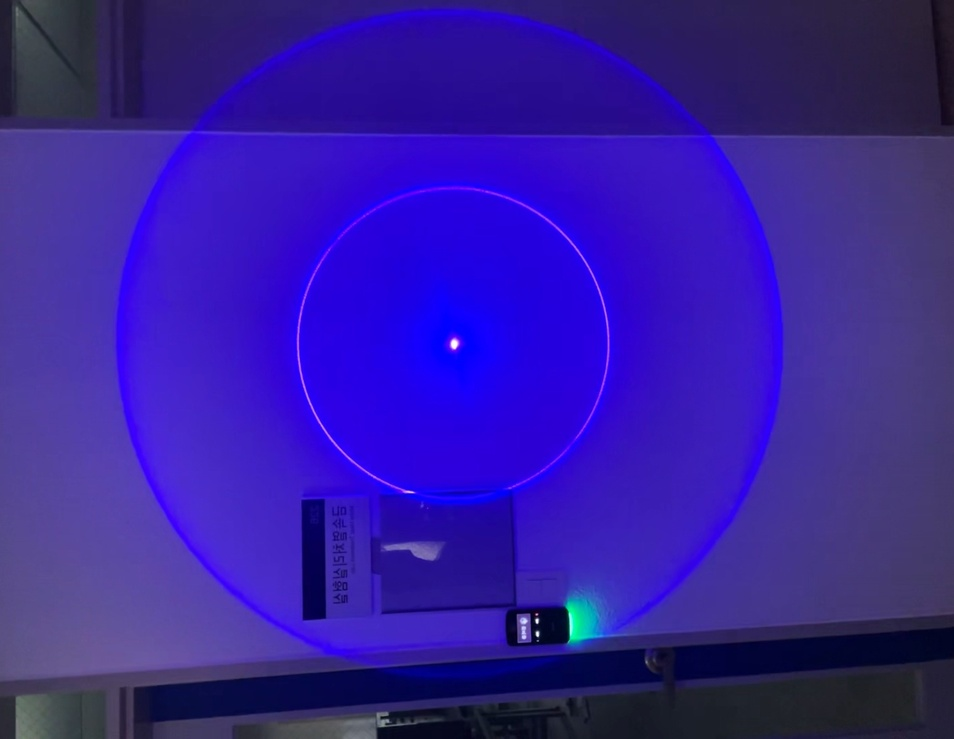
#> input picture output_folder/augmented_0_11.jpg, 954 x 739 px, shrunk from 1522 x 1179 before the run; its folder holds only this picture in this run
$ jupyter execute test1022.ipynb
#> lines starting #> are read from the running program, lines starting #| are printed output that depends on the picture; after the words box and inside, x2 and y2 are one past the last pixel; in counts of white or black regions, pixels touching at a corner belong together
#> in process_images, img is the input picture: shape (739, 954, 3); mean B, G, R 155.9, 31, 53.6
[cell 1]
import cv2 as cv
import numpy as np
import glob
import matplotlib.pyplot as plt

[cell 2]
# 보라색 원이 포함된 augmentation된 이미지들의 경로 설정
image_folder = 'output_folder/*.jpg'
image_paths = glob.glob(image_folder)

[cell 3]
# 보라색 범위를 자동으로 탐지하기 위한 함수
def auto_detect_purple(image):
    hsv_image = cv.cvtColor(image, cv.COLOR_BGR2HSV)
#> hsv_image: shape (739, 954, 3); mean H, S, V 124.6, 191.8, 156

    # 보라색 범위: 넓은 범위로 설정 (이후 최적화)
    lower_bound = np.array([120, 20, 20])
    upper_bound = np.array([160, 255, 255])

    # 초기 마스크 생성
    mask = cv.inRange(hsv_image, lower_bound, upper_bound)
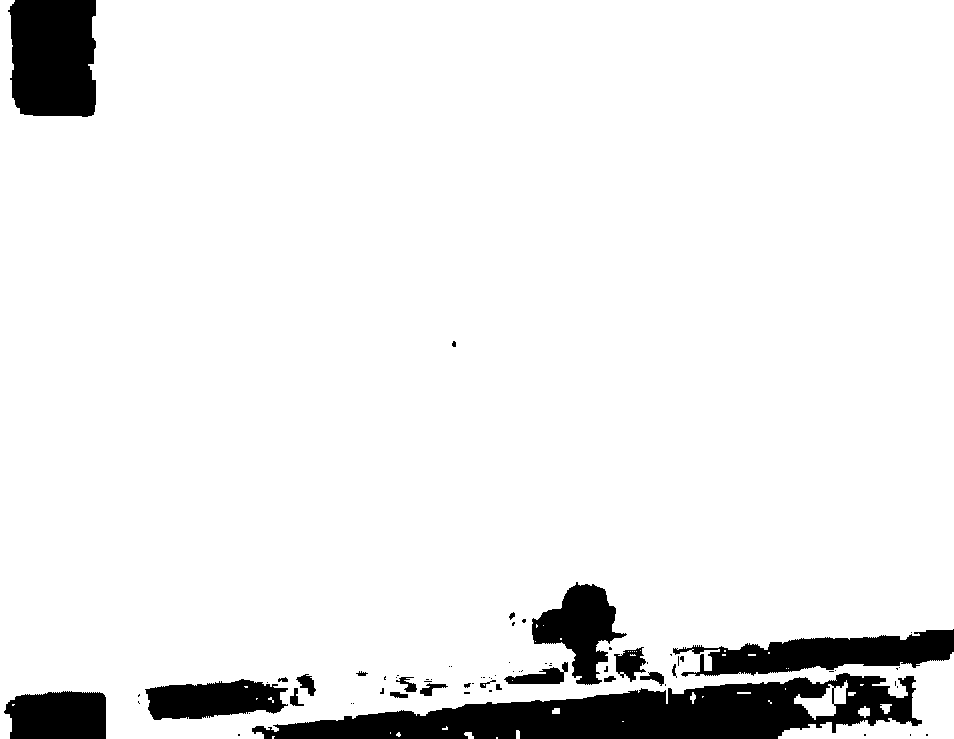
#> mask: shape (739, 954); 92.1% white; 73 black regions (50 under 20 px), largest, box (x1, y1, x2, y2) and area: (252, 673, 922, 739) 23250, (8, 0, 96, 117) 9442, (673, 629, 954, 677) 7214

    # 픽셀 값 추출
    hue_channel = hsv_image[:, :, 0]
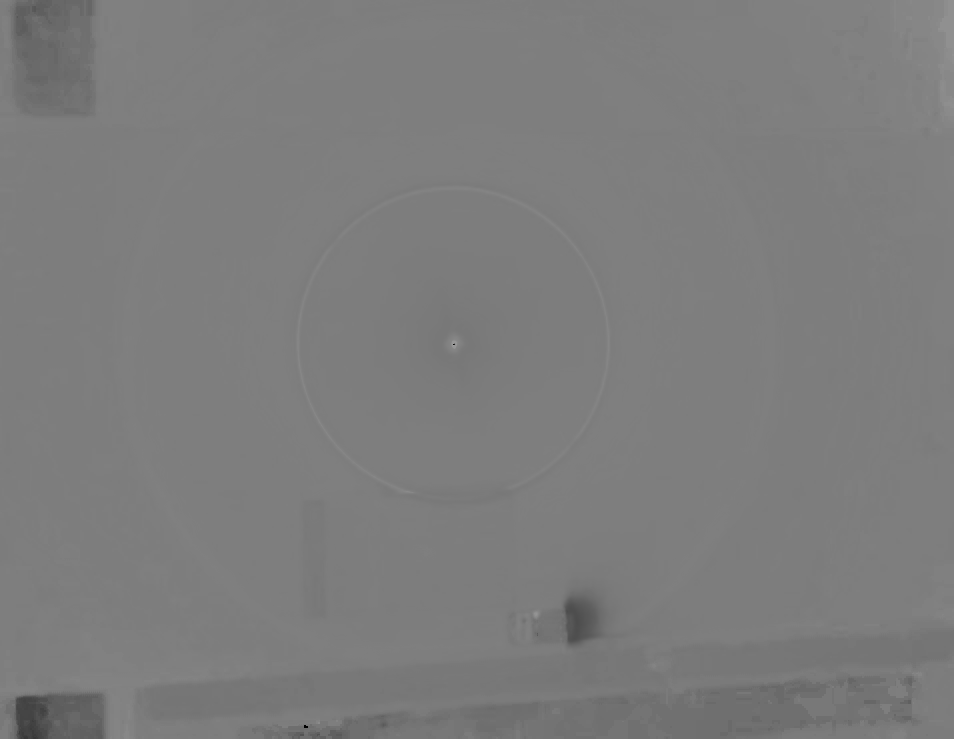
#> hue_channel: shape (739, 954); min 0, max 159, mean 124.6
    purple_hues = hue_channel[mask > 0]

    return purple_hues, mask

# 각 이미지에서 최적의 보라색 범위를 추출하고 시각화
def process_images(image_paths):
    all_purple_hues = []

    for idx, image_path in enumerate(image_paths):
        img = cv.imread(image_path)

        # 보라색 픽셀 탐지
        purple_hues, mask = auto_detect_purple(img)
        all_purple_hues.append(purple_hues)

        # 마스크 적용된 이미지 시각화
        purple_pixels = cv.bitwise_and(img, img, mask=mask)
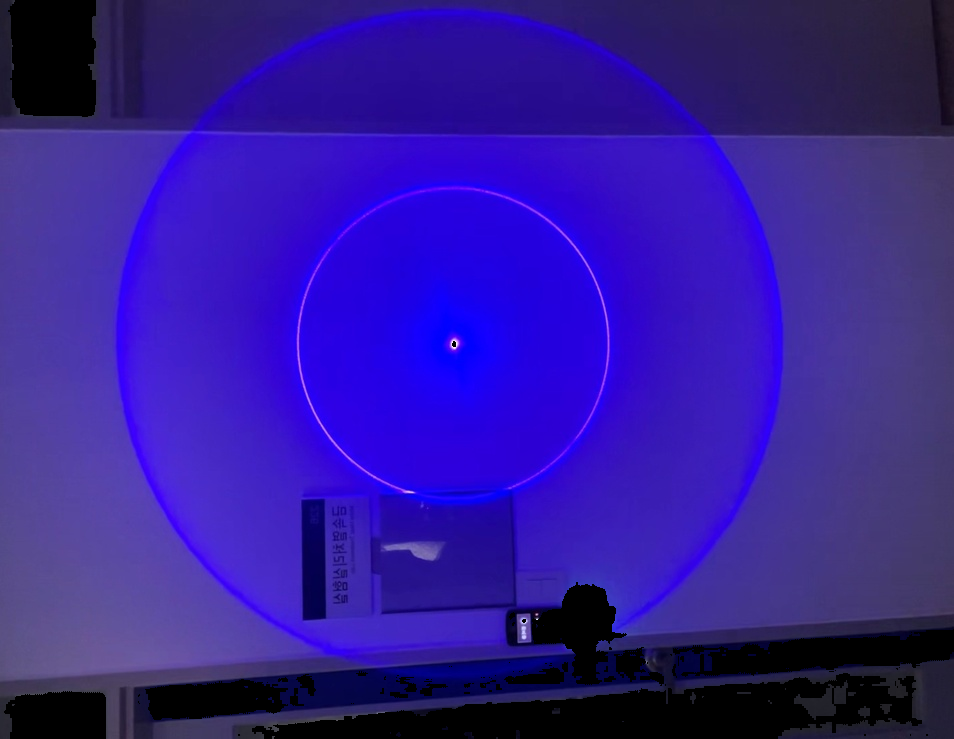
#> purple_pixels: shape (739, 954, 3); mean B, G, R 151, 27.9, 51.2
        cv.imshow(f'Image {idx}', purple_pixels)

        # 마스크 저장
        cv.imwrite(f'output_purple_{idx}.jpg', purple_pixels)

        # 히스토그램 시각화 (보라색 hue 분포)
        plt.figure(figsize=(6, 4))
        plt.hist(purple_hues, bins=40, color='purple', alpha=0.7, label='Hue Distribution')
        plt.title(f'Image {idx} - Purple Hue Distribution')
        plt.xlabel('Hue Value')
        plt.ylabel('Frequency')
        plt.legend()
        plt.savefig(f'purple_histogram_{idx}.png')
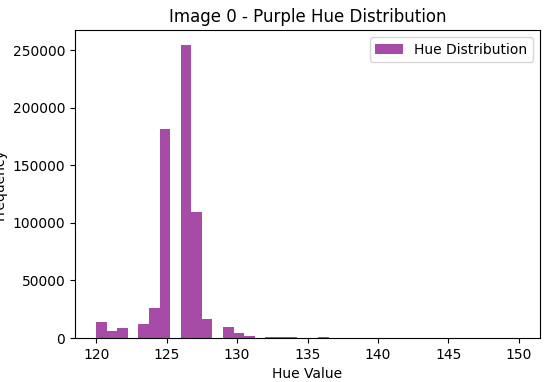
#> figure drawn by matplotlib, 1 panel; tallest bar 254668 high, from x = 126 to 126.8
        plt.show()

    return all_purple_hues

# 이미지 처리 및 보라색 히스토그램 생성
all_purple_hues = process_images(image_paths)
#> all_purple_hues = 1 item

[cell 4]
import seaborn as sns

def process_images_kde(image_paths):
    all_purple_hues = []

    for idx, image_path in enumerate(image_paths):
        img = cv.imread(image_path)

        # 보라색 픽셀 탐지
        purple_hues, mask = auto_detect_purple(img)
        all_purple_hues.append(purple_hues)

        # 마스크 적용된 이미지 시각화
        purple_pixels = cv.bitwise_and(img, img, mask=mask)
        cv.imshow(f'Image {idx}', purple_pixels)

        # KDE를 사용해 부드러운 분포 그래프 생성
        plt.figure(figsize=(6, 4))
        sns.kdeplot(purple_hues, color='purple', fill=True, label='Purple Hue Distribution')
        plt.title(f'Image {idx} - Purple Hue KDE')
        plt.xlabel('Hue Value')
        plt.ylabel('Density')
        plt.legend()
        plt.savefig(f'purple_kde_{idx}.png')
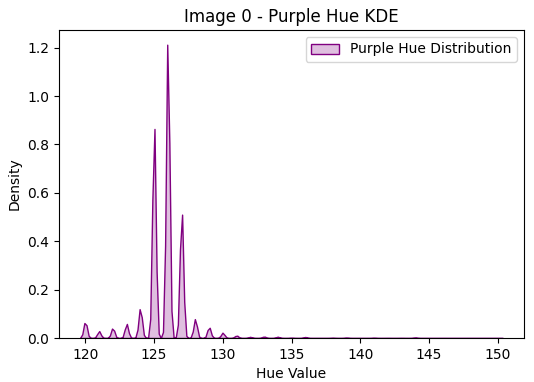
#> figure drawn by matplotlib, 1 panel
        plt.show()

    return all_purple_hues

# 이미지 처리 및 보라색 hue KDE 생성
all_purple_hues_kde = process_images_kde(image_paths)
#> all_purple_hues_kde = 1 item

$ run again, on output_folder/augmented_0_17.jpg
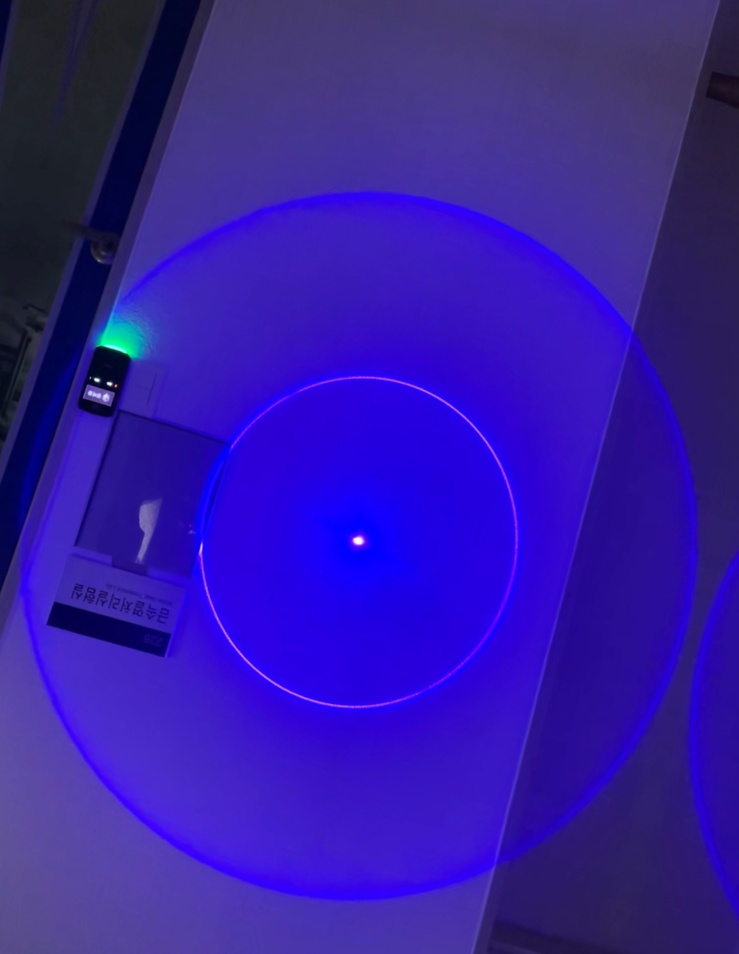
#> input picture output_folder/augmented_0_17.jpg, 739 x 954 px, shrunk from 1179 x 1522 before the run
#> in process_images, img is the input picture: shape (954, 739, 3); mean B, G, R 161, 27.9, 52.3
#> hsv_image: shape (954, 739, 3); mean H, S, V 124.9, 199.7, 161
#> in auto_detect_purple, `mask = cv.inRange(hsv_image, lower_bound, upper_bound)`:
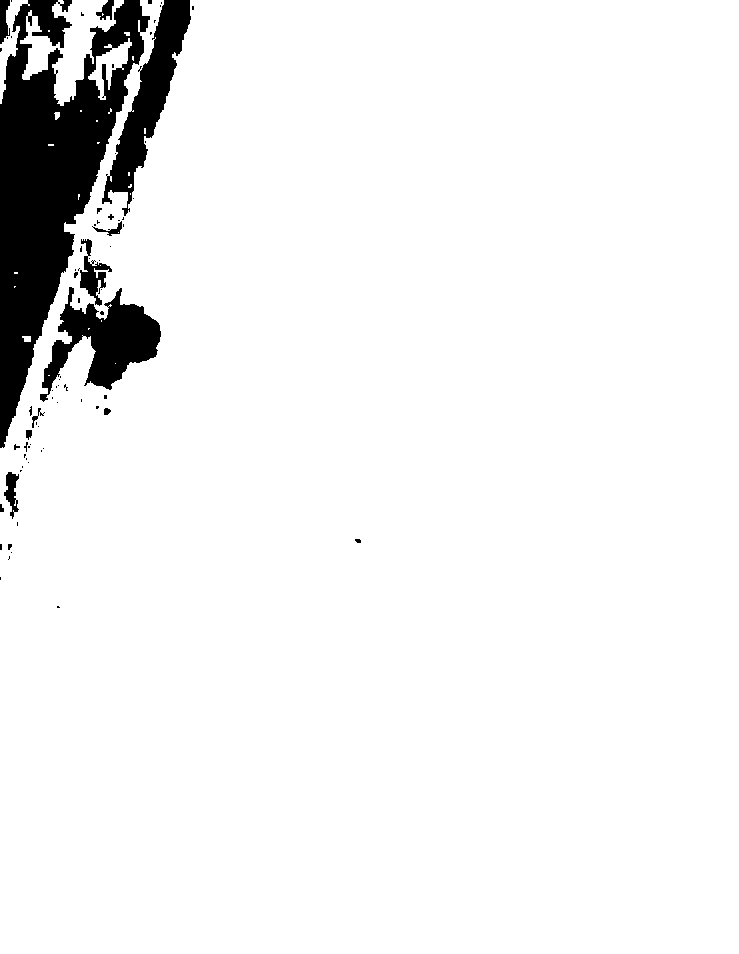
#> mask: shape (954, 739); 94% white; 77 black regions (63 under 20 px), largest, box (x1, y1, x2, y2) and area: (0, 0, 150, 448) 28329, (40, 287, 161, 402) 6066, (102, 0, 191, 216) 5823
#> all_purple_hues = 1 item
#> in process_images_kde, `plt.savefig(f'purple_kde_{idx}.png')`:
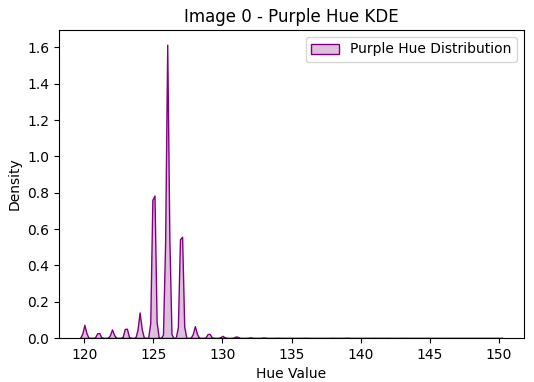
#> figure drawn by matplotlib, 1 panel

$ run again, on output_folder/augmented_0_2.jpg
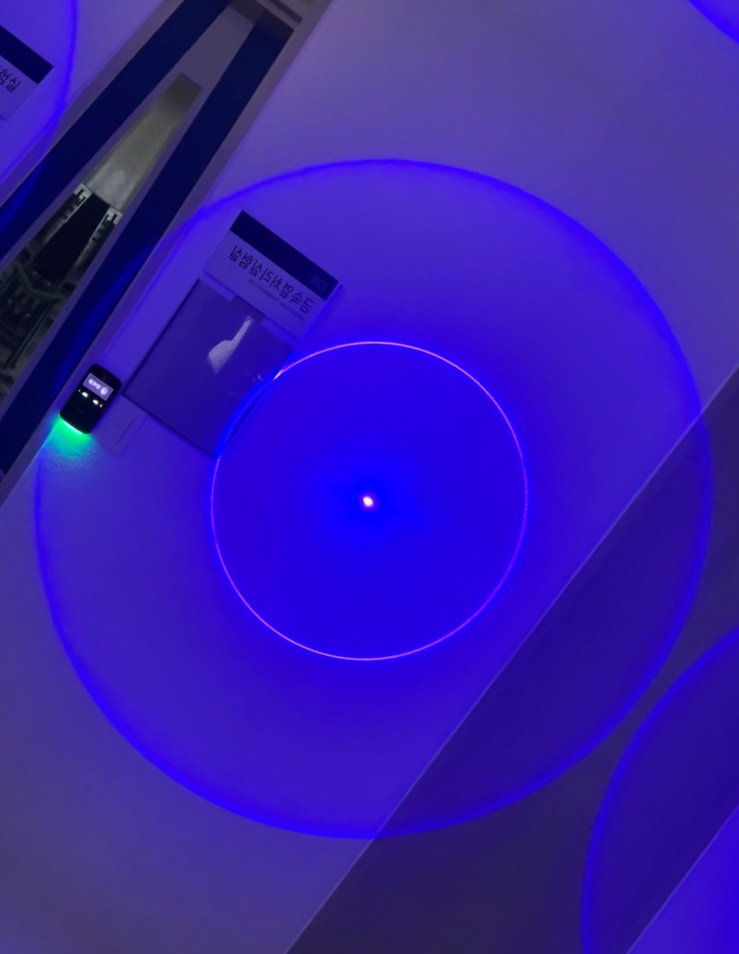
#> input picture output_folder/augmented_0_2.jpg, 739 x 954 px, shrunk from 1179 x 1522 before the run
#> in process_images, img is the input picture: shape (954, 739, 3); mean B, G, R 168.1, 28.7, 54.2
#> hsv_image: shape (954, 739, 3); mean H, S, V 125.1, 205.5, 168.2
#> in auto_detect_purple, `mask = cv.inRange(hsv_image, lower_bound, upper_bound)`:
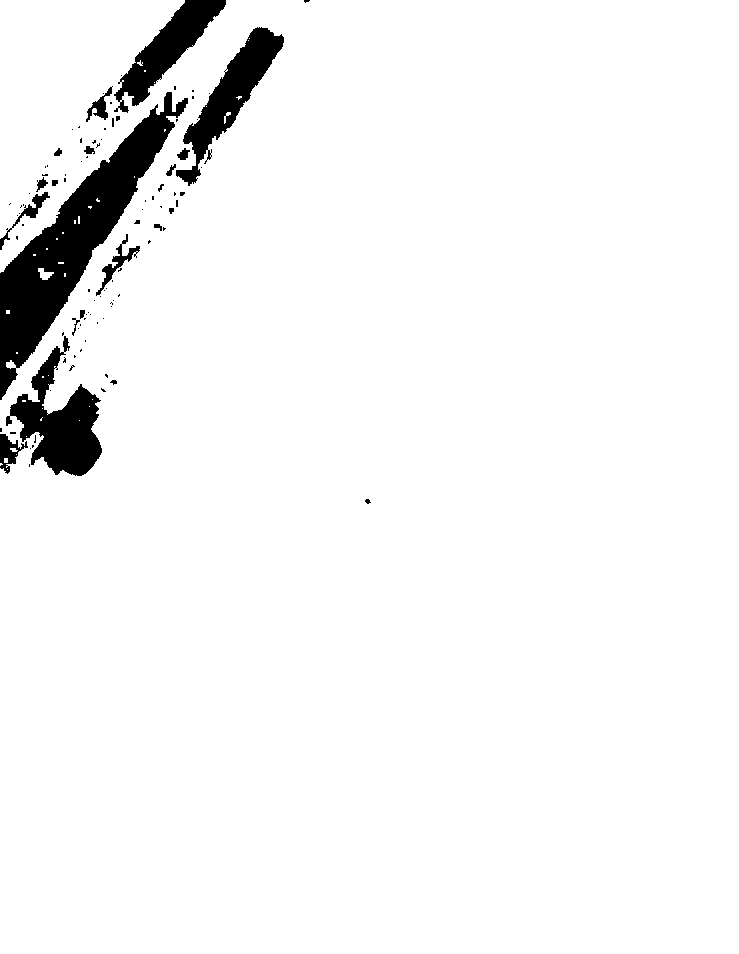
#> mask: shape (954, 739); 95.5% white; 100 black regions (79 under 20 px), largest, box (x1, y1, x2, y2) and area: (0, 92, 188, 400) 14612, (6, 336, 102, 476) 5801, (176, 27, 284, 186) 4769
#> all_purple_hues = 1 item
#> in process_images_kde, `plt.savefig(f'purple_kde_{idx}.png')`:
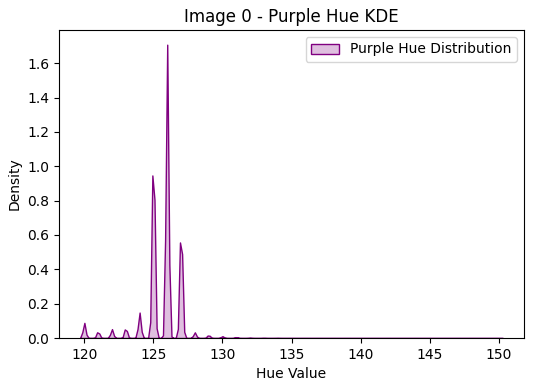
#> figure drawn by matplotlib, 1 panel

$ run again, on output_folder/augmented_0_4.jpg
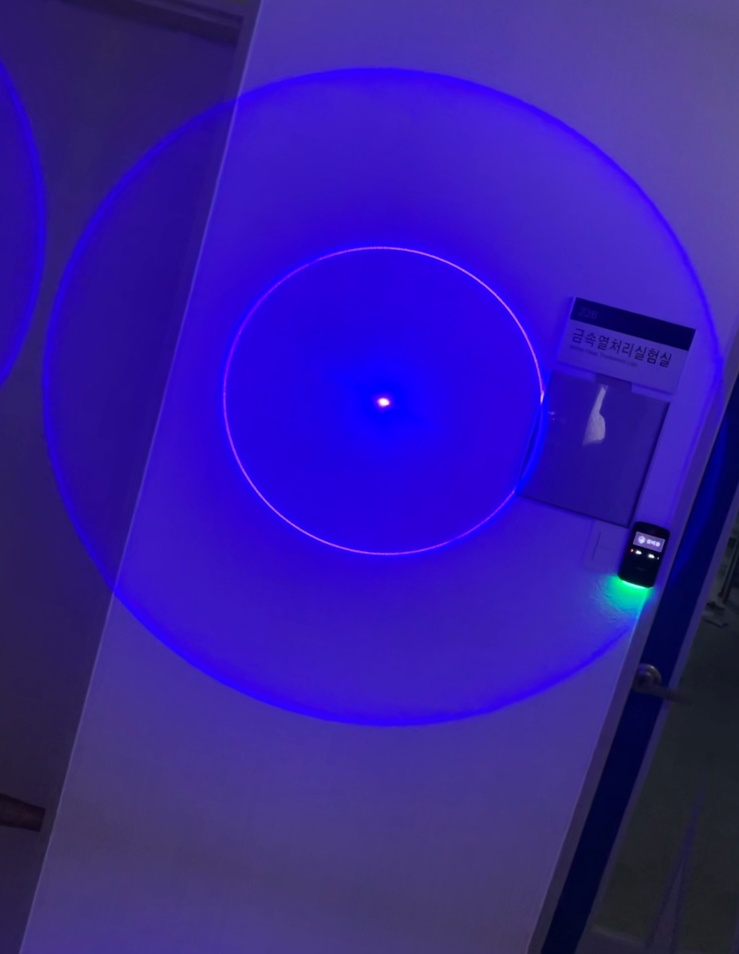
#> input picture output_folder/augmented_0_4.jpg, 739 x 954 px, shrunk from 1179 x 1522 before the run
#> in process_images, img is the input picture: shape (954, 739, 3); mean B, G, R 158, 29.5, 53.2
#> hsv_image: shape (954, 739, 3); mean H, S, V 125, 195.3, 158.1
#> in auto_detect_purple, `mask = cv.inRange(hsv_image, lower_bound, upper_bound)`:
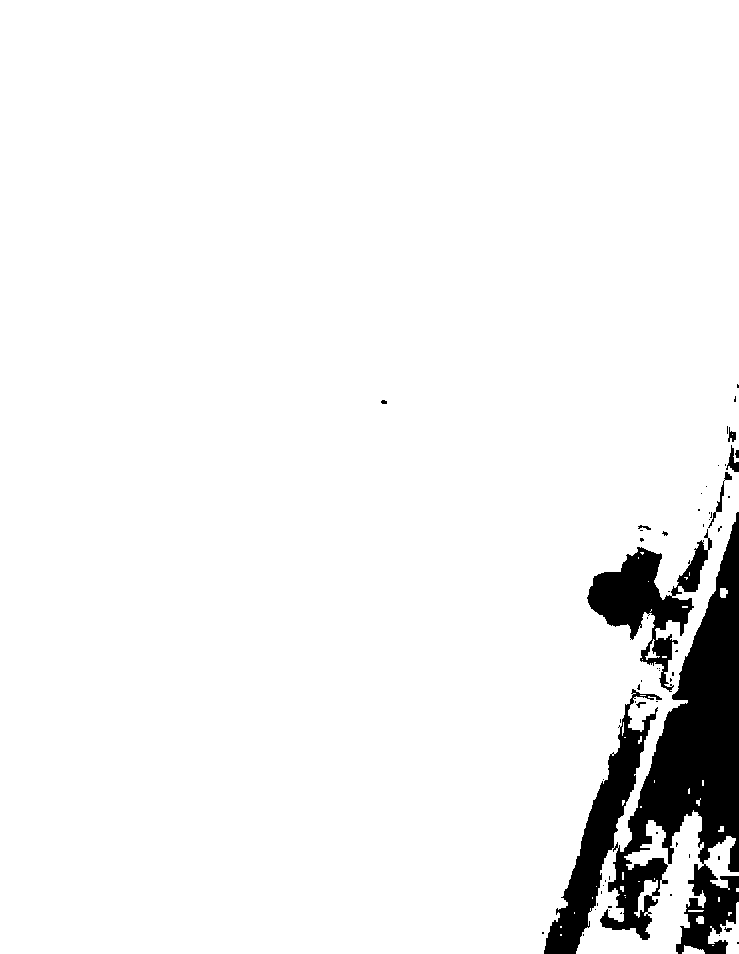
#> mask: shape (954, 739); 94.5% white; 59 black regions (49 under 20 px), largest, box (x1, y1, x2, y2) and area: (544, 512, 739, 954) 31757, (587, 529, 712, 692) 6534, (708, 472, 732, 528) 186
#> all_purple_hues = 1 item
#> in process_images_kde, `plt.savefig(f'purple_kde_{idx}.png')`:
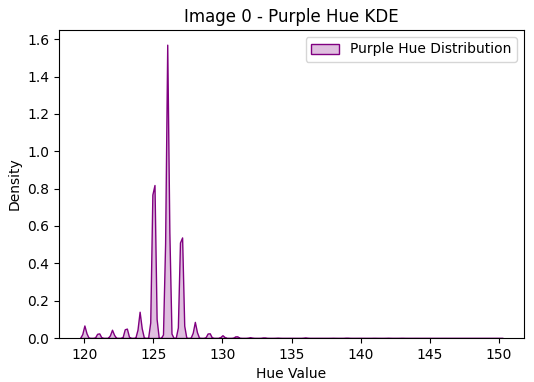
#> figure drawn by matplotlib, 1 panel
